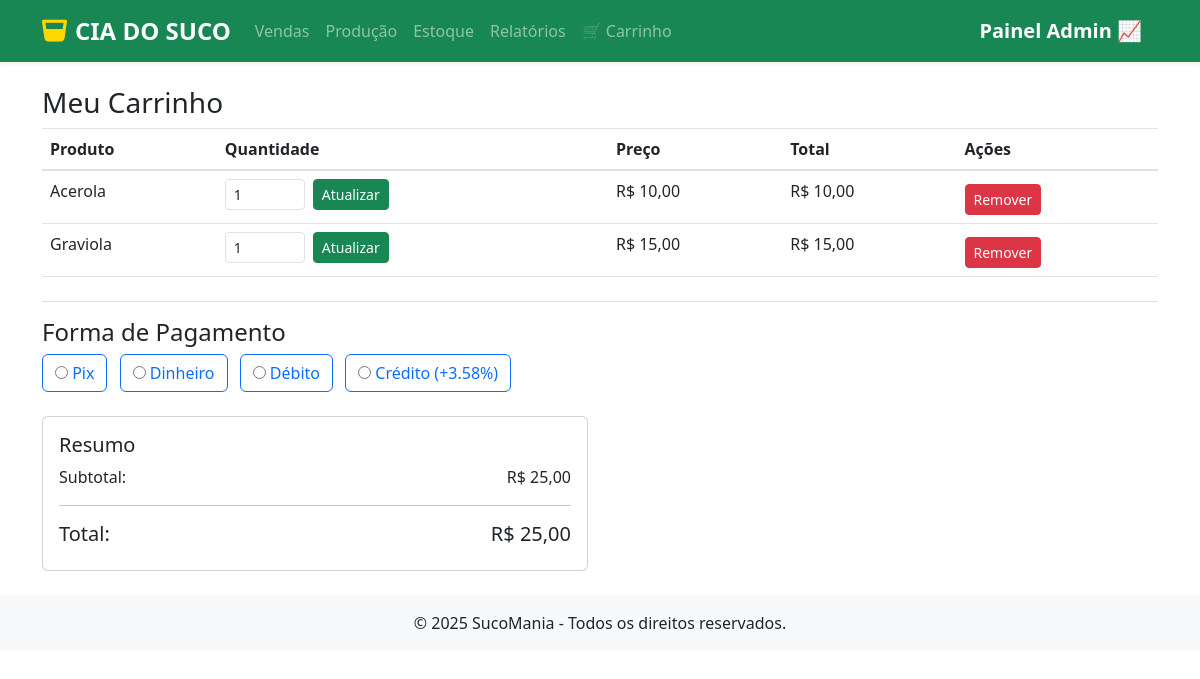
Before: /carrinho/ (signed in) with the older database file.
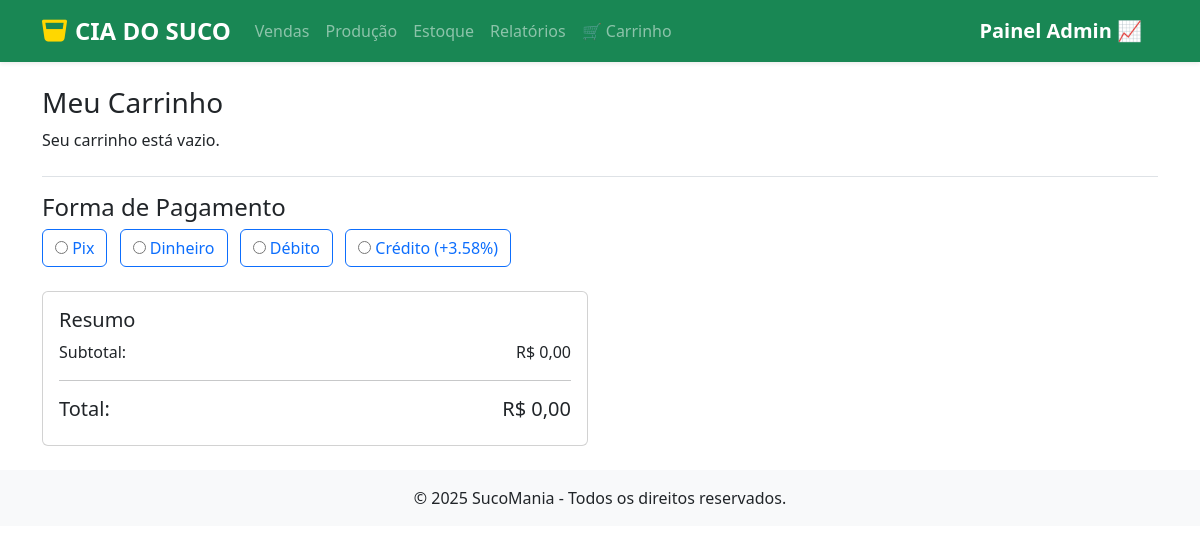
After: the same page with the newer database file.
### sucos/models.py (models this page shows, shortened)
class Product(models.Model):
    title = models.CharField(max_length= 100, verbose_name='Titutlo')
    ingredient  = models.ForeignKey('Ingredient', on_delete=models.PROTECT,related_name='products', verbose_name='Ingrediente')
    quantity = models.PositiveBigIntegerField(default=0, verbose_name='Quantidade em Estoque')
    category = models.ForeignKey(Category, on_delete= models.PROTECT, related_name='products', verbose_name='Categoria')
    price = models.DecimalField(max_digits=10, decimal_places=2, verbose_name='Preço')
    is_active = models.BooleanField(default=True, verbose_name='Ativo')
    description = models.TextField(null=True, blank=True, verbose_name='Descrição')
    created_at = models.DateTimeField(auto_now_add=True, verbose_name='Criado em')
    updated_at = models.DateTimeField(auto_now=True, verbose_name='Atualizado em')
    class Meta:
        ordering = ['title']
        verbose_name = 'Produto'

### sucos/views.py (the view)
# urls.py: path('carrinho/',ver_carrinho, name='ver_carrinho'),
def ver_carrinho(request):
    cart, created = Cart.objects.get_or_create(user=request.user, finalizado=False)
    itens_queryset = cart.items.select_related('product')
    itens = []
    total = 0
    for item in itens_queryset:
        subtotal = item.product.price * item.quantity
        total += subtotal
        itens.append({
            'id': item.id,
            'product': item.product,
            'quantity': item.quantity,
            'subtotal': subtotal
        })
    return render(request, 'ver_carrinho.html', {'cart': cart, 'itens': itens, 'total': total})

### sucos/templates/ver_carrinho.html (shortened to what the changed rows need)
{% extends 'venda.html' %}
{% block conteudo %}
<div class="container my-4">
    <h3>Meu Carrinho</h3>
    {% if itens %}
        <table class="table">
            <thead>
                <tr>
                    <th>Produto</th>
                    <th>Quantidade</th>
                    <th>Preço</th>
                    <th>Total</th>
                    <th>Ações</th>
                </tr>
            </thead>
            <tbody>
                {% for item in itens %}
                <tr>
                    <td>{{ item.product.title }}</td>
                    <td>
                        <form method="post" action="{% url 'atualizar_carrinho' item.id %}" class="d-flex align-items-center">
                            <input
                                type="number"
                                name="quantidade"
                                value="{{ item.quantity }}"
                                min="1"
                                class="form-control form-control-sm me-2"
                                style="width: 80px;"
                            >
                            <button type="submit" class="btn btn-success btn-sm">Atualizar</button>
                        </form>
                    </td>
                    <td>R$ {{ item.product.price }}</td>
                    <td>R$ {{ item.subtotal|floatformat:2 }}</td>
                    <td>
                        <form method="post" action="{% url 'remover_do_carrinho' item.id %}" style="margin-top: 5px;">
                            <button class="btn btn-danger btn-sm">Remover</button>
                        </form>
                    </td>
                </tr>
                {% endfor %}
            </tbody>
        </table>
    {% else %}
        <p>Seu carrinho está vazio.</p>
    {% endif %}
</div>
<div class="container my-4">
    <div class="border-top pt-3">
        <div class="row">
            <div class="col-md-6">
                <div class="card">
                    <div class="card-body">
                        <p>Subtotal: <span class="float-end">R$ {{ total|floatformat:2 }}</span></p>
                        <h5>Total: <span class="float-end" id="total-final">R$ {{ total|floatformat:2 }}</span></h5>
                    </div>
                </div>
            </div>
        </div>
    </div>
</div>
{% endblock %}

Changed rows visible on the page:
no longer on this page (row edited): Product: product "Acerola", quantidade "1", product.price "10,00", subtotal "10,00"
no longer on this page (row edited): Product: product "Graviola", quantidade "1", product.price "15,00", subtotal "15,00"
Other visible differences:
{{ total|floatformat:2 }}: "25,00" → "0,00"
text no longer shown: "Produto Quantidade Preço Total Ações"
text now shown: "Seu carrinho está vazio."
